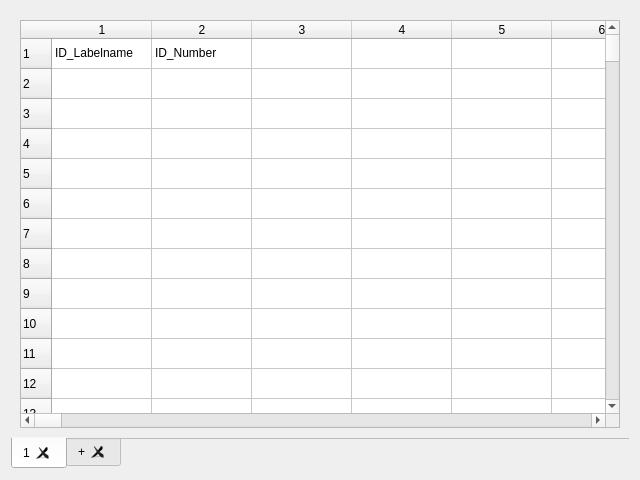
<?xml version="1.0" encoding="UTF-8"?>
<ui version="4.0">
 <class>EnVision_tableUI</class>
 <widget class="QWidget" name="EnVision_tableUI">
  <property name="geometry">
   <rect>
    <x>0</x>
    <y>0</y>
    <width>640</width>
    <height>480</height>
   </rect>
  </property>
  <property name="windowTitle">
   <string>Data</string>
  </property>
  <layout class="QGridLayout" name="gridLayout">
   <item row="0" column="0">
    <widget class="QTabWidget" name="tabWidget_table">
     <property name="tabPosition">
      <enum>QTabWidget::South</enum>
     </property>
     <property name="currentIndex">
      <number>0</number>
     </property>
     <property name="documentMode">
      <bool>true</bool>
     </property>
     <property name="tabsClosable">
      <bool>true</bool>
     </property>
     <property name="movable">
      <bool>true</bool>
     </property>
     <widget class="QWidget" name="tab_table">
      <attribute name="title">
       <string>1</string>
      </attribute>
      <layout class="QGridLayout" name="gridLayout_2">
       <item row="0" column="0">
        <widget class="QTableWidget" name="table">
         <property name="lineWidth">
          <number>0</number>
         </property>
         <property name="gridStyle">
          <enum>Qt::SolidLine</enum>
         </property>
         <property name="rowCount">
          <number>1000</number>
         </property>
         <property name="columnCount">
          <number>1000</number>
         </property>
         <attribute name="horizontalHeaderVisible">
          <bool>true</bool>
         </attribute>
         <attribute name="horizontalHeaderHighlightSections">
          <bool>true</bool>
         </attribute>
         <attribute name="verticalHeaderVisible">
          <bool>true</bool>
         </attribute>
         <attribute name="verticalHeaderHighlightSections">
          <bool>true</bool>
         </attribute>
         <attribute name="verticalHeaderStretchLastSection">
          <bool>false</bool>
         </attribute>
         <row/>
         <row/>
         <row/>
         <row/>
         <row/>
         <row/>
         <row/>
         <row/>
         <row/>
         <row/>
         <row/>
         <row/>
         <row/>
         <row/>
         <row/>
         <row/>
         <row/>
         <row/>
         <row/>
         <row/>
         <row/>
         <row/>
         <row/>
         <row/>
         <row/>
         <row/>
         <row/>
         <row/>
         <row/>
         <row/>
         <row/>
         <row/>
         <row/>
         <row/>
         <row/>
         <row/>
         <row/>
         <row/>
         <row/>
         <row/>
         <row/>
         <row/>
         <row/>
         <row/>
         <row/>
         <row/>
         <row/>
         <row/>
         <row/>
         <row/>
         <row/>
         <row/>
         <row/>
         <row/>
         <row/>
         <row/>
         <row/>
         <row/>
         <row/>
         <row/>
         <row/>
         <row/>
         <row/>
         <row/>
         <row/>
         <row/>
         <row/>
         <row/>
         <row/>
         <row/>
         <row/>
         <row/>
         <row/>
         <row/>
         <row/>
         <row/>
         <row/>
         <row/>
         <row/>
         <row/>
         <row/>
         <row/>
         <row/>
         <row/>
         <row/>
         <row/>
         <row/>
         <row/>
         <row/>
         <row/>
         <row/>
         <row/>
         <row/>
         <row/>
         <row/>
         <row/>
         <row/>
         <row/>
         <row/>
         <row/>
         <row/>
         <row/>
         <row/>
         <row/>
         <row/>
         <row/>
         <row/>
         <row/>
         <row/>
         <row/>
         <row/>
         <row/>
         <row/>
         <row/>
         <row/>
         <row/>
         <row/>
         <row/>
         <row/>
         <row/>
         <row/>
         <row/>
         <row/>
         <row/>
         <row/>
         <row/>
         <row/>
         <row/>
         <row/>
         <row/>
         <row/>
         <row/>
         <row/>
         <row/>
         <row/>
         <row/>
         <row/>
         <row/>
         <row/>
         <row/>
         <row/>
         <row/>
         <row/>
         <row/>
         <row/>
         <row/>
         <row/>
         <row/>
         <row/>
         <row/>
         <row/>
         <row/>
         <row/>
         <row/>
         <row/>
         <row/>
         <row/>
         <row/>
         <row/>
         <row/>
         <row/>
         <row/>
         <row/>
         <row/>
         <row/>
         <row/>
         <row/>
         <row/>
         <row/>
         <row/>
         <row/>
         <row/>
         <row/>
         <row/>
         <row/>
         <row/>
         <row/>
         <row/>
         <row/>
         <row/>
         <row/>
         <row/>
         <row/>
         <row/>
         <row/>
         <row/>
         <row/>
         <row/>
         <row/>
         <row/>
         <row/>
         <row/>
         <row/>
         <row/>
         <row/>
         <row/>
         <row/>
         <row/>
         <row/>
         <row/>
         <row/>
         <row/>
         <row/>
         <row/>
         <row/>
         <row/>
         <row/>
         <row/>
         <row/>
         <row/>
         <row/>
         <row/>
         <row/>
         <row/>
         <row/>
         <row/>
         <row/>
         <row/>
         <row/>
         <row/>
         <row/>
         <row/>
         <row/>
         <row/>
         <row/>
         <row/>
         <row/>
         <row/>
         <row/>
         <row/>
         <row/>
         <row/>
         <row/>
         <row/>
         <row/>
         <row/>
         <row/>
         <row/>
         <row/>
         <row/>
         <row/>
         <row/>
         <row/>
         <row/>
         <row/>
         <row/>
         <row/>
         <row/>
         <row/>
         <row/>
         <row/>
         <row/>
         <row/>
         <row/>
         <row/>
         <row/>
         <row/>
         <row/>
         <row/>
         <row/>
         <row/>
         <row/>
         <row/>
         <row/>
         <row/>
         <row/>
         <row/>
         <row/>
         <row/>
         <row/>
         <row/>
         <row/>
         <row/>
         <row/>
         <row/>
         <row/>
         <row/>
         <row/>
         <row/>
         <row/>
         <row/>
         <row/>
         <row/>
         <row/>
         <row/>
         <row/>
         <row/>
         <row/>
         <row/>
         <row/>
         <row/>
         <row/>
         <row/>
         <row/>
         <row/>
         <row/>
         <row/>
         <row/>
         <row/>
         <row/>
         <row/>
         <row/>
         <row/>
         <row/>
         <row/>
         <row/>
         <row/>
         <row/>
         <row/>
         <row/>
         <row/>
         <row/>
         <row/>
         <row/>
         <row/>
         <row/>
         <row/>
         <row/>
         <row/>
         <row/>
         <row/>
         <row/>
         <row/>
         <row/>
         <row/>
         <row/>
         <row/>
         <row/>
         <row/>
         <row/>
         <row/>
         <row/>
         <row/>
         <row/>
         <row/>
         <row/>
         <row/>
         <row/>
         <row/>
         <row/>
         <row/>
         <row/>
         <row/>
         <row/>
         <row/>
         <row/>
         <row/>
         <row/>
         <row/>
         <row/>
         <row/>
         <row/>
         <row/>
         <row/>
         <row/>
         <row/>
         <row/>
         <row/>
         <row/>
         <row/>
         <row/>
         <row/>
         <row/>
         <row/>
         <row/>
         <row/>
         <row/>
         <row/>
         <row/>
         <row/>
         <row/>
         <row/>
         <row/>
         <row/>
         <row/>
         <row/>
         <row/>
         <row/>
         <row/>
         <row/>
         <row/>
         <row/>
         <row/>
         <row/>
         <row/>
         <row/>
         <row/>
         <row/>
         <row/>
         <row/>
         <row/>
         <row/>
         <row/>
         <row/>
         <row/>
         <row/>
         <row/>
         <row/>
         <row/>
         <row/>
         <row/>
         <row/>
         <row/>
         <row/>
         <row/>
         <row/>
         <row/>
         <row/>
         <row/>
         <row/>
         <row/>
         <row/>
         <row/>
         <row/>
         <row/>
         <row/>
         <row/>
         <row/>
         <row/>
         <row/>
         <row/>
         <row/>
         <row/>
         <row/>
         <row/>
         <row/>
         <row/>
         <row/>
         <row/>
         <row/>
         <row/>
         <row/>
         <row/>
         <row/>
         <row/>
         <row/>
         <row/>
         <row/>
         <row/>
         <row/>
         <row/>
         <row/>
         <row/>
         <row/>
         <row/>
         <row/>
         <row/>
         <row/>
         <row/>
         <row/>
         <row/>
         <row/>
         <row/>
         <row/>
         <row/>
         <row/>
         <row/>
         <row/>
         <row/>
         <row/>
         <row/>
         <row/>
         <row/>
         <row/>
         <row/>
         <row/>
         <row/>
         <row/>
         <row/>
         <row/>
         <row/>
         <row/>
         <row/>
         <row/>
         <row/>
         <row/>
         <row/>
         <row/>
         <row/>
         <row/>
         <row/>
         <row/>
         <row/>
         <row/>
         <row/>
         <row/>
         <row/>
         <row/>
         <row/>
         <row/>
         <row/>
         <row/>
         <row/>
         <row/>
         <row/>
         <row/>
         <row/>
         <row/>
         <row/>
         <row/>
         <row/>
         <row/>
         <row/>
         <row/>
         <row/>
         <row/>
         <row/>
         <row/>
         <row/>
         <row/>
         <row/>
         <row/>
         <row/>
         <row/>
         <row/>
         <row/>
         <row/>
         <row/>
         <row/>
         <row/>
         <row/>
         <row/>
         <row/>
         <row/>
         <row/>
         <row/>
         <row/>
         <row/>
         <row/>
         <row/>
         <row/>
         <row/>
         <row/>
         <row/>
         <row/>
         <row/>
         <row/>
         <row/>
         <row/>
         <row/>
         <row/>
         <row/>
         <row/>
         <row/>
         <row/>
         <row/>
         <row/>
         <row/>
         <row/>
         <row/>
         <row/>
         <row/>
         <row/>
         <row/>
         <row/>
         <row/>
         <row/>
         <row/>
         <row/>
         <row/>
         <row/>
         <row/>
         <row/>
         <row/>
         <row/>
         <row/>
         <row/>
         <row/>
         <row/>
         <row/>
         <row/>
         <row/>
         <row/>
         <row/>
         <row/>
         <row/>
         <row/>
         <row/>
         <row/>
         <row/>
         <row/>
         <row/>
         <row/>
         <row/>
         <row/>
         <row/>
         <row/>
         <row/>
         <row/>
         <row/>
         <row/>
         <row/>
         <row/>
         <row/>
         <row/>
         <row/>
         <row/>
         <row/>
         <row/>
         <row/>
         <row/>
         <row/>
         <row/>
         <row/>
         <row/>
         <row/>
         <row/>
         <row/>
         <row/>
         <row/>
         <row/>
         <row/>
         <row/>
         <row/>
         <row/>
         <row/>
         <row/>
         <row/>
         <row/>
         <row/>
         <row/>
         <row/>
         <row/>
         <row/>
         <row/>
         <row/>
         <row/>
         <row/>
         <row/>
         <row/>
         <row/>
         <row/>
         <row/>
         <row/>
         <row/>
         <row/>
         <row/>
         <row/>
         <row/>
         <row/>
         <row/>
         <row/>
         <row/>
         <row/>
         <row/>
         <row/>
         <row/>
         <row/>
         <row/>
         <row/>
         <row/>
         <row/>
         <row/>
         <row/>
         <row/>
         <row/>
         <row/>
         <row/>
         <row/>
         <row/>
         <row/>
         <row/>
         <row/>
         <row/>
         <row/>
         <row/>
         <row/>
         <row/>
         <row/>
         <row/>
         <row/>
         <row/>
         <row/>
         <row/>
         <row/>
         <row/>
         <row/>
         <row/>
         <row/>
         <row/>
         <row/>
         <row/>
         <row/>
         <row/>
         <row/>
         <row/>
         <row/>
         <row/>
         <row/>
         <row/>
         <row/>
         <row/>
         <row/>
         <row/>
         <row/>
         <row/>
         <row/>
         <row/>
         <row/>
         <row/>
         <row/>
         <row/>
         <row/>
         <row/>
         <row/>
         <row/>
         <row/>
         <row/>
         <row/>
         <row/>
         <row/>
         <row/>
         <row/>
         <row/>
         <row/>
         <row/>
         <row/>
         <row/>
         <row/>
         <row/>
         <row/>
         <row/>
         <row/>
         <row/>
         <row/>
         <row/>
         <row/>
         <row/>
         <row/>
         <row/>
         <row/>
         <row/>
         <row/>
         <row/>
         <row/>
         <row/>
         <row/>
         <row/>
         <row/>
         <row/>
         <row/>
         <row/>
         <row/>
         <row/>
         <row/>
         <row/>
         <row/>
         <row/>
         <row/>
         <row/>
         <row/>
         <row/>
         <row/>
         <row/>
         <row/>
         <row/>
         <row/>
         <row/>
         <row/>
         <row/>
         <row/>
         <row/>
         <row/>
         <row/>
         <row/>
         <row/>
         <row/>
         <row/>
         <row/>
         <row/>
         <row/>
         <row/>
         <row/>
         <row/>
         <row/>
         <row/>
         <row/>
         <row/>
         <row/>
         <row/>
         <row/>
         <row/>
         <row/>
         <row/>
         <row/>
         <row/>
         <row/>
         <row/>
         <row/>
         <row/>
         <row/>
         <row/>
         <row/>
         <row/>
         <row/>
         <row/>
         <row/>
         <row/>
         <row/>
         <row/>
         <row/>
         <row/>
         <row/>
         <row/>
         <row/>
         <row/>
         <row/>
         <row/>
         <row/>
         <row/>
         <row/>
         <row/>
         <row/>
         <row/>
         <row/>
         <row/>
         <row/>
         <row/>
         <row/>
         <row/>
         <row/>
         <row/>
         <row/>
         <row/>
         <row/>
         <row/>
         <row/>
         <row/>
         <row/>
         <row/>
         <row/>
         <row/>
         <row/>
         <row/>
         <row/>
         <row/>
         <row/>
         <row/>
         <row/>
         <row/>
         <row/>
         <row/>
         <row/>
         <row/>
         <row/>
         <row/>
         <row/>
         <row/>
         <row/>
         <row/>
         <row/>
         <row/>
         <row/>
         <row/>
         <row/>
         <row/>
         <row/>
         <row/>
         <row/>
         <row/>
         <row/>
         <row/>
         <row/>
         <row/>
         <row/>
         <row/>
         <row/>
         <row/>
         <row/>
         <row/>
         <row/>
         <row/>
         <row/>
         <row/>
         <row/>
         <row/>
         <row/>
         <row/>
         <row/>
         <row/>
         <row/>
         <row/>
         <row/>
         <row/>
         <row/>
         <row/>
         <row/>
         <row/>
         <row/>
         <row/>
         <row/>
         <row/>
         <row/>
         <row/>
         <row/>
         <row/>
         <row/>
         <row/>
         <row/>
         <row/>
         <row/>
         <row/>
         <row/>
         <row/>
         <row/>
         <row/>
         <row/>
         <row/>
         <row/>
         <row/>
         <row/>
         <row/>
         <row/>
         <row/>
         <row/>
         <row/>
         <row/>
         <row/>
         <row/>
         <row/>
         <row/>
         <row/>
         <row/>
         <row/>
         <row/>
         <row/>
         <row/>
         <row/>
         <row/>
         <row/>
         <row/>
         <row/>
         <row/>
         <row/>
         <row/>
         <row/>
         <row/>
         <row/>
         <row/>
         <row/>
         <row/>
         <row/>
         <row/>
         <row/>
         <row/>
         <row/>
         <row/>
         <row/>
         <row/>
         <row/>
         <row/>
         <row/>
         <row/>
         <row/>
         <row/>
         <row/>
         <row/>
         <row/>
         <row/>
         <row/>
         <row/>
         <row/>
         <row/>
         <row/>
         <row/>
         <row/>
         <row/>
         <row/>
         <row/>
         <row/>
         <row/>
         <row/>
         <row/>
         <row/>
         <row/>
         <row/>
         <row/>
         <row/>
         <row/>
         <row/>
         <row/>
         <row/>
         <row/>
         <row/>
         <row/>
         <row/>
         <row/>
         <row/>
         <row/>
         <row/>
         <row/>
         <row/>
         <row/>
         <row/>
         <row/>
         <row/>
         <row/>
         <row/>
         <row/>
         <row/>
         <column/>
         <column/>
         <column/>
         <column/>
         <column/>
         <column/>
         <column/>
         <column/>
         <column/>
         <column/>
         <column/>
         <column/>
         <column/>
         <column/>
         <column/>
         <column/>
         <column/>
         <column/>
         <column/>
         <column/>
         <column/>
         <column/>
         <column/>
         <column/>
         <column/>
         <column/>
         <column/>
         <column/>
         <column/>
         <column/>
         <column/>
         <column/>
         <column/>
         <column/>
         <column/>
         <column/>
         <column/>
         <column/>
         <column/>
         <column/>
         <column/>
         <column/>
         <column/>
         <column/>
         <column/>
         <column/>
         <column/>
         <column/>
         <column/>
         <column/>
         <column/>
         <column/>
         <column/>
         <column/>
         <column/>
         <column/>
         <column/>
         <column/>
         <column/>
         <column/>
         <column/>
         <column/>
         <column/>
         <column/>
         <column/>
         <column/>
         <column/>
         <column/>
         <column/>
         <column/>
         <column/>
         <column/>
         <column/>
         <column/>
         <column/>
         <column/>
         <column/>
         <column/>
         <column/>
         <column/>
         <column/>
         <column/>
         <column/>
         <column/>
         <column/>
         <column/>
         <column/>
         <column/>
         <column/>
         <column/>
         <column/>
         <column/>
         <column/>
         <column/>
         <column/>
         <column/>
         <column/>
         <column/>
         <column/>
         <column/>
         <column/>
         <column/>
         <column/>
         <column/>
         <column/>
         <column/>
         <column/>
         <column/>
         <column/>
         <column/>
         <column/>
         <column/>
         <column/>
         <column/>
         <column/>
         <column/>
         <column/>
         <column/>
         <column/>
         <column/>
         <column/>
         <column/>
         <column/>
         <column/>
         <column/>
         <column/>
         <column/>
         <column/>
         <column/>
         <column/>
         <column/>
         <column/>
         <column/>
         <column/>
         <column/>
         <column/>
         <column/>
         <column/>
         <column/>
         <column/>
         <column/>
         <column/>
         <column/>
         <column/>
         <column/>
         <column/>
         <column/>
         <column/>
         <column/>
         <column/>
         <column/>
         <column/>
         <column/>
         <column/>
         <column/>
         <column/>
         <column/>
         <column/>
         <column/>
         <column/>
         <column/>
         <column/>
         <column/>
         <column/>
         <column/>
         <column/>
         <column/>
         <column/>
         <column/>
         <column/>
         <column/>
         <column/>
         <column/>
         <column/>
         <column/>
         <column/>
         <column/>
         <column/>
         <column/>
         <column/>
         <column/>
         <column/>
         <column/>
         <column/>
         <column/>
         <column/>
         <column/>
         <column/>
         <column/>
         <column/>
         <column/>
         <column/>
         <column/>
         <column/>
         <column/>
         <column/>
         <column/>
         <column/>
         <column/>
         <column/>
         <column/>
         <column/>
         <column/>
         <column/>
         <column/>
         <column/>
         <column/>
         <column/>
         <column/>
         <column/>
         <column/>
         <column/>
         <column/>
         <column/>
         <column/>
         <column/>
         <column/>
         <column/>
         <column/>
         <column/>
         <column/>
         <column/>
         <column/>
         <column/>
         <column/>
         <column/>
         <column/>
         <column/>
         <column/>
         <column/>
         <column/>
         <column/>
         <column/>
         <column/>
         <column/>
         <column/>
         <column/>
         <column/>
         <column/>
         <column/>
         <column/>
         <column/>
         <column/>
         <column/>
         <column/>
         <column/>
         <column/>
         <column/>
         <column/>
         <column/>
         <column/>
         <column/>
         <column/>
         <column/>
         <column/>
         <column/>
         <column/>
         <column/>
         <column/>
         <column/>
         <column/>
         <column/>
         <column/>
         <column/>
         <column/>
         <column/>
         <column/>
         <column/>
         <column/>
         <column/>
         <column/>
         <column/>
         <column/>
         <column/>
         <column/>
         <column/>
         <column/>
         <column/>
         <column/>
         <column/>
         <column/>
         <column/>
         <column/>
         <column/>
         <column/>
         <column/>
         <column/>
         <column/>
         <column/>
         <column/>
         <column/>
         <column/>
         <column/>
         <column/>
         <column/>
         <column/>
         <column/>
         <column/>
         <column/>
         <column/>
         <column/>
         <column/>
         <column/>
         <column/>
         <column/>
         <column/>
         <column/>
         <column/>
         <column/>
         <column/>
         <column/>
         <column/>
         <column/>
         <column/>
         <column/>
         <column/>
         <column/>
         <column/>
         <column/>
         <column/>
         <column/>
         <column/>
         <column/>
         <column/>
         <column/>
         <column/>
         <column/>
         <column/>
         <column/>
         <column/>
         <column/>
         <column/>
         <column/>
         <column/>
         <column/>
         <column/>
         <column/>
         <column/>
         <column/>
         <column/>
         <column/>
         <column/>
         <column/>
         <column/>
         <column/>
         <column/>
         <column/>
         <column/>
         <column/>
         <column/>
         <column/>
         <column/>
         <column/>
         <column/>
         <column/>
         <column/>
         <column/>
         <column/>
         <column/>
         <column/>
         <column/>
         <column/>
         <column/>
         <column/>
         <column/>
         <column/>
         <column/>
         <column/>
         <column/>
         <column/>
         <column/>
         <column/>
         <column/>
         <column/>
         <column/>
         <column/>
         <column/>
         <column/>
         <column/>
         <column/>
         <column/>
         <column/>
         <column/>
         <column/>
         <column/>
         <column/>
         <column/>
         <column/>
         <column/>
         <column/>
         <column/>
         <column/>
         <column/>
         <column/>
         <column/>
         <column/>
         <column/>
         <column/>
         <column/>
         <column/>
         <column/>
         <column/>
         <column/>
         <column/>
         <column/>
         <column/>
         <column/>
         <column/>
         <column/>
         <column/>
         <column/>
         <column/>
         <column/>
         <column/>
         <column/>
         <column/>
         <column/>
         <column/>
         <column/>
         <column/>
         <column/>
         <column/>
         <column/>
         <column/>
         <column/>
         <column/>
         <column/>
         <column/>
         <column/>
         <column/>
         <column/>
         <column/>
         <column/>
         <column/>
         <column/>
         <column/>
         <column/>
         <column/>
         <column/>
         <column/>
         <column/>
         <column/>
         <column/>
         <column/>
         <column/>
         <column/>
         <column/>
         <column/>
         <column/>
         <column/>
         <column/>
         <column/>
         <column/>
         <column/>
         <column/>
         <column/>
         <column/>
         <column/>
         <column/>
         <column/>
         <column/>
         <column/>
         <column/>
         <column/>
         <column/>
         <column/>
         <column/>
         <column/>
         <column/>
         <column/>
         <column/>
         <column/>
         <column/>
         <column/>
         <column/>
         <column/>
         <column/>
         <column/>
         <column/>
         <column/>
         <column/>
         <column/>
         <column/>
         <column/>
         <column/>
         <column/>
         <column/>
         <column/>
         <column/>
         <column/>
         <column/>
         <column/>
         <column/>
         <column/>
         <column/>
         <column/>
         <column/>
         <column/>
         <column/>
         <column/>
         <column/>
         <column/>
         <column/>
         <column/>
         <column/>
         <column/>
         <column/>
         <column/>
         <column/>
         <column/>
         <column/>
         <column/>
         <column/>
         <column/>
         <column/>
         <column/>
         <column/>
         <column/>
         <column/>
         <column/>
         <column/>
         <column/>
         <column/>
         <column/>
         <column/>
         <column/>
         <column/>
         <column/>
         <column/>
         <column/>
         <column/>
         <column/>
         <column/>
         <column/>
         <column/>
         <column/>
         <column/>
         <column/>
         <column/>
         <column/>
         <column/>
         <column/>
         <column/>
         <column/>
         <column/>
         <column/>
         <column/>
         <column/>
         <column/>
         <column/>
         <column/>
         <column/>
         <column/>
         <column/>
         <column/>
         <column/>
         <column/>
         <column/>
         <column/>
         <column/>
         <column/>
         <column/>
         <column/>
         <column/>
         <column/>
         <column/>
         <column/>
         <column/>
         <column/>
         <column/>
         <column/>
         <column/>
         <column/>
         <column/>
         <column/>
         <column/>
         <column/>
         <column/>
         <column/>
         <column/>
         <column/>
         <column/>
         <column/>
         <column/>
         <column/>
         <column/>
         <column/>
         <column/>
         <column/>
         <column/>
         <column/>
         <column/>
         <column/>
         <column/>
         <column/>
         <column/>
         <column/>
         <column/>
         <column/>
         <column/>
         <column/>
         <column/>
         <column/>
         <column/>
         <column/>
         <column/>
         <column/>
         <column/>
         <column/>
         <column/>
         <column/>
         <column/>
         <column/>
         <column/>
         <column/>
         <column/>
         <column/>
         <column/>
         <column/>
         <column/>
         <column/>
         <column/>
         <column/>
         <column/>
         <column/>
         <column/>
         <column/>
         <column/>
         <column/>
         <column/>
         <column/>
         <column/>
         <column/>
         <column/>
         <column/>
         <column/>
         <column/>
         <column/>
         <column/>
         <column/>
         <column/>
         <column/>
         <column/>
         <column/>
         <column/>
         <column/>
         <column/>
         <column/>
         <column/>
         <column/>
         <column/>
         <column/>
         <column/>
         <column/>
         <column/>
         <column/>
         <column/>
         <column/>
         <column/>
         <column/>
         <column/>
         <column/>
         <column/>
         <column/>
         <column/>
         <column/>
         <column/>
         <column/>
         <column/>
         <column/>
         <column/>
         <column/>
         <column/>
         <column/>
         <column/>
         <column/>
         <column/>
         <column/>
         <column/>
         <column/>
         <column/>
         <column/>
         <column/>
         <column/>
         <column/>
         <column/>
         <column/>
         <column/>
         <column/>
         <column/>
         <column/>
         <column/>
         <column/>
         <column/>
         <column/>
         <column/>
         <column/>
         <column/>
         <column/>
         <column/>
         <column/>
         <column/>
         <column/>
         <column/>
         <column/>
         <column/>
         <column/>
         <column/>
         <column/>
         <column/>
         <column/>
         <column/>
         <column/>
         <column/>
         <column/>
         <column/>
         <column/>
         <column/>
         <column/>
         <column/>
         <column/>
         <column/>
         <column/>
         <column/>
         <column/>
         <column/>
         <column/>
         <column/>
         <column/>
         <column/>
         <column/>
         <column/>
         <column/>
         <column/>
         <column/>
         <column/>
         <column/>
         <column/>
         <column/>
         <column/>
         <column/>
         <column/>
         <column/>
         <column/>
         <column/>
         <column/>
         <column/>
         <column/>
         <column/>
         <column/>
         <column/>
         <column/>
         <column/>
         <column/>
         <column/>
         <column/>
         <column/>
         <column/>
         <column/>
         <column/>
         <column/>
         <column/>
         <column/>
         <column/>
         <column/>
         <column/>
         <column/>
         <column/>
         <column/>
         <column/>
         <column/>
         <column/>
         <column/>
         <column/>
         <column/>
         <column/>
         <column/>
         <column/>
         <column/>
         <column/>
         <column/>
         <column/>
         <column/>
         <column/>
         <column/>
         <column/>
         <column/>
         <column/>
         <column/>
         <column/>
         <column/>
         <column/>
         <column/>
         <column/>
         <column/>
         <column/>
         <column/>
         <column/>
         <column/>
         <column/>
         <column/>
         <column/>
         <column/>
         <column/>
         <column/>
         <column/>
         <column/>
         <column/>
         <column/>
         <column/>
         <column/>
         <column/>
         <column/>
         <column/>
         <column/>
         <column/>
         <column/>
         <column/>
         <column/>
         <column/>
         <column/>
         <column/>
         <column/>
         <column/>
         <column/>
         <column/>
         <column/>
         <column/>
         <column/>
         <column/>
         <column/>
         <column/>
         <column/>
         <column/>
         <column/>
         <column/>
         <column/>
         <column/>
         <column/>
         <column/>
         <column/>
         <column/>
         <column/>
         <column/>
         <column/>
         <column/>
         <column/>
         <column/>
         <column/>
         <column/>
         <column/>
         <column/>
         <column/>
         <column/>
         <column/>
         <column/>
         <column/>
         <column/>
         <column/>
         <column/>
         <column/>
         <column/>
         <column/>
         <column/>
         <column/>
         <column/>
         <column/>
         <column/>
         <column/>
         <column/>
         <column/>
         <column/>
         <column/>
         <column/>
         <column/>
         <column/>
         <column/>
         <column/>
         <column/>
         <column/>
         <column/>
         <column/>
         <column/>
         <column/>
         <column/>
         <column/>
         <column/>
         <column/>
         <column/>
         <column/>
         <column/>
         <column/>
         <column/>
         <column/>
         <column/>
         <column/>
         <column/>
         <column/>
         <column/>
         <column/>
         <column/>
         <column/>
         <column/>
         <column/>
         <column/>
         <column/>
         <column/>
         <column/>
         <column/>
         <column/>
         <column/>
         <column/>
         <column/>
         <column/>
         <column/>
         <column/>
         <column/>
         <column/>
         <column/>
         <column/>
         <column/>
         <column/>
         <column/>
         <column/>
         <column/>
         <column/>
         <column/>
         <column/>
         <column/>
         <column/>
         <column/>
         <column/>
         <column/>
         <column/>
         <column/>
         <column/>
         <column/>
         <column/>
         <column/>
         <column/>
         <column/>
         <column/>
         <column/>
         <column/>
         <column/>
         <column/>
         <column/>
         <column/>
         <column/>
         <column/>
         <column/>
         <column/>
         <column/>
         <column/>
         <column/>
         <column/>
         <column/>
         <column/>
         <column/>
         <column/>
         <column/>
         <column/>
         <column/>
         <column/>
         <column/>
         <column/>
         <column/>
         <column/>
         <column/>
         <column/>
         <column/>
         <column/>
         <column/>
         <column/>
         <column/>
         <column/>
         <column/>
         <column/>
         <column/>
         <column/>
         <column/>
         <column/>
         <column/>
         <column/>
         <column/>
         <column/>
         <column/>
         <column/>
         <column/>
         <column/>
         <column/>
         <column/>
         <column/>
         <column/>
         <column/>
         <column/>
         <column/>
         <column/>
         <column/>
         <column/>
         <item row="0" column="0">
          <property name="text">
           <string>ID_Labelname</string>
          </property>
         </item>
         <item row="0" column="1">
          <property name="text">
           <string>ID_Number</string>
          </property>
         </item>
        </widget>
       </item>
      </layout>
     </widget>
     <widget class="QWidget" name="addTab_table">
      <attribute name="title">
       <string>+</string>
      </attribute>
      <layout class="QGridLayout" name="gridLayout_3"/>
     </widget>
    </widget>
   </item>
  </layout>
 </widget>
 <resources/>
 <connections/>
</ui>
